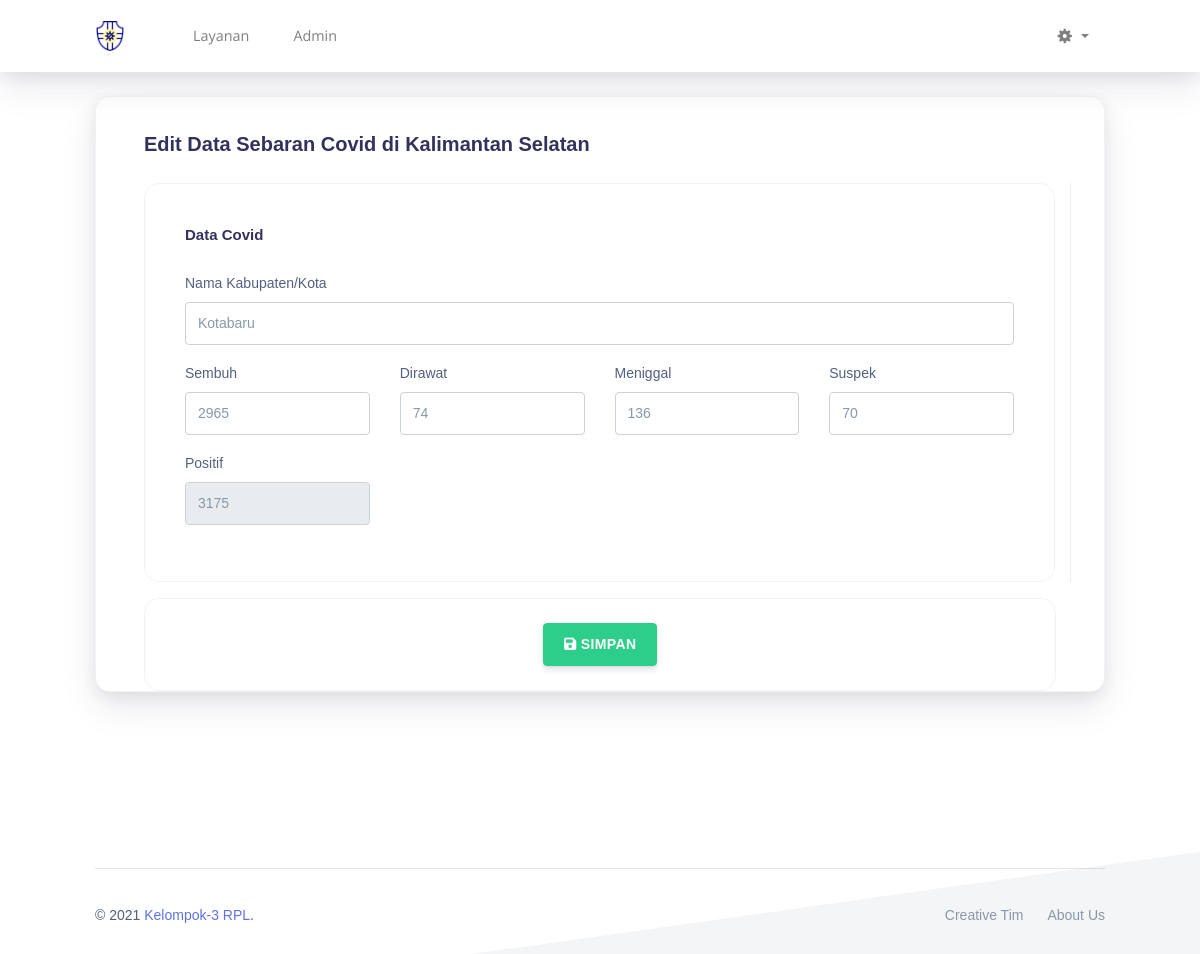
/DataKasusCovid-19/data_covid_form.php?id=1 (signed in), run on the app's committed database.
### tables this page shows
CREATE TABLE IF NOT EXISTS `data_covid` (
  `id` int(11) unsigned NOT NULL AUTO_INCREMENT,
  `nama_kabupaten_kota` varchar(50) DEFAULT NULL,
  `positif` int(11) DEFAULT NULL,
  `sembuh` int(11) DEFAULT NULL,
  `dirawat` int(11) DEFAULT NULL,
  `meninggal` int(11) DEFAULT NULL,
  `suspek` int(11) DEFAULT NULL,
  `updated_at` timestamp NULL DEFAULT NULL,
  PRIMARY KEY (`id`)
);

### DataKasusCovid-19/data_covid_form.php (the view, shortened to what this page needs)
<?php
require_once("../services/connection.php");
?>
<!DOCTYPE html>
<html lang="en">
<head>
    <link href="https://use.fontawesome.com/releases/v5.0.6/css/all.css" rel="stylesheet">
    <link href="../vendors/argon-design-system-master/assets/css/nucleo-icons.css" rel="stylesheet" />
    <link href="../vendors/argon-design-system-master/assets/css/nucleo-svg.css" rel="stylesheet" />
    <link href="../vendors/argon-design-system-master/assets/css/font-awesome.css" rel="stylesheet" />
    <link href="../vendors/argon-design-system-master/assets/css/nucleo-svg.css" rel="stylesheet" />
    <link href="../vendors/argon-design-system-master/assets/css/argon-design-system.css?v=1.2.2" rel="stylesheet" />
    <link rel="stylesheet" href="./style/data_covid_style.css">
</head>
<body class="index-page">
    <nav id="navbar-main" class="navbar navbar-main navbar-expand-lg bg-white navbar-light position-sticky top-0 shadow py-2">
        <div class="container">
            <a class="navbar-brand mr-lg-5" href="../index.php">
                <img src="../assets/img/logo_ color.png">
            </a>
            <div class="navbar-collapse collapse" id="navbar_global">
                <ul class="navbar-nav navbar-nav-hover align-items-lg-center">
                    <li class="nav-item dropdown">
                        <a href="#" class="nav-link" data-toggle="dropdown" href="#" role="button">
                            <span class="nav-link-inner--text">Layanan</span>
                        </a>
                    </li>
                    <?php
                    if (isset($_SESSION['login_user'])) {
                        if ($_SESSION['level_user'] == 'admin') {
                    ?>
                            <li class="nav-item dropdown">
                                <a href="#" class="nav-link" data-toggle="dropdown" href="#" role="button">
                                    <span class="nav-link-inner--text">Admin</span>
                                </a>
                            </li>
                    <?php
                        }
                    }
                    ?>
                </ul>
                <ul class="navbar-nav align-items-lg-center ml-lg-auto">
                    <?php
                    if (isset($_SESSION['login_user'])) {
                    ?>
                        <li class="nav-item dropdown">
                            <a class="nav-link dropdown-toggle nav-link-icon" href="javascript:;" id="nav-inner-success_dropdown_1" role="button" data-toggle="dropdown" aria-haspopup="true" aria-expanded="false">
                                <i class="ni ni-settings-gear-65"></i>
                            </a>
                        </li>
                    <?php
                    }
                    ?>
                </ul>
            </div>
        </div>
    </nav>
    <div class="wrapper">
        <div class="section pt-4">
            <div class="container">
                <div class="card shadow">
                    <div class="px-5 pt-2">
                        <?php
                        if (isset($_GET['id'])) {
                            $stmt = $pdo_conn->prepare("select * FROM data_covid where id='" . $_GET["id"] . "'");
                            $stmt->execute();
                            $result = $stmt->fetchAll();
                        ?>
                            <div class="row justify-content-center">
                                <div class="col">
                                    <div class="card bg-transparent no-shadow mb-0">
                                        <div class="card-body bg-transparent px-0">
                                            <h2 class="h2 card-title mb-0">Edit Data Sebaran Covid di Kalimantan Selatan</h2>
                                        </div>
                                    </div>
                                </div>
                            </div>
                            <form name="frmUpdt" method="POST" action="./services/update.php?id=<?php echo $_GET['id']; ?>" id="UpdateDataCov">
                                <div class="row mb-3">
                                    <div class="col-md-12 border-right">
                                        <div class="card bg-transparent mb-0">
                                            <div class="card-body bg-transparent">
                                                <div class="p-3 pb-2">
                                                    <div class="d-flex justify-content-between align-items-center mb-3">
                                                        <h4 class="text-right">Data Covid</h4>
                                                    </div>
                                                    <div class="row mt-2">
                                                        <div class="col-md-12"><label class="labels  mb-2">Nama Kabupaten/Kota</label><input type="text" class="form-control" placeholder="Nama Kabupaten/Kota" value="<?php echo $result[0]['nama_kabupaten_kota']; ?>" name="nama" required></div>
                                                    </div>
                                                    <div class="row mt-3">
                                                        <div class="col-md-3 mb-3"><label class="labels">Sembuh</label><input type="text" class="form-control editInput" id="edit1" value="<?php echo $result[0]['sembuh']; ?>" placeholder="" name="sembuh" required=""></div>
                                                        <div class="col-md-3 mb-3"><label class="labels">Dirawat</label><input type="text" class="form-control editInput" id="edit2" value="<?php echo $result[0]['dirawat']; ?>" placeholder="" name="dirawat" required=""></div>
                                                        <div class="col-md-3 mb-3"><label class="labels">Meniggal</label><input type="text" class="form-control editInput" id="edit3" value="<?php echo $result[0]['meninggal']; ?>" placeholder="" name="meninggal" required=""></div>
                                                        <div class="col-md-3 mb-3"><label class="labels">Suspek</label><input type="text" class="form-control editInput" value="<?php echo $result[0]['suspek']; ?>" placeholder="" name="suspek" required=""></div>
                                                        <div class="col-md-3 mb-3"><label class="labels">Positif</label><input type="text" class="form-control fixedEditInput" placeholder="" name="positif" required="" readonly></div>
                                                    </div>
                                                </div>
                                            </div>
                                        </div>
                                    </div>
                                </div>
                                <div class="row">
                                    <div class="col-md-12">
                                        <div class="card bg-transparent mb-0">
                                            <div class="card-body bg-transparent text-center">
                                                <button class="btn btn-success profile-button" name="update_data_covid" type="submit" form="UpdateDataCov" value="update_data_covid"><i class="fas fa-save"></i> Simpan</button>
                                            </div>
                                        </div>
                                    </div>
                                </div>
                            </form>
                        <?php
                        }
                        ?>
                    </div>
                </div>
            </div>
        </div>
    </div>
    <footer class="footer has-cards">
        <div class="container">
            <hr>
            <div class="row align-items-center justify-content-md-between">
                <div class="col-md-6">
                    <div class="copyright">
                        &copy; 2021 <a href="" target="_blank">Kelompok-3 RPL</a>.
                    </div>
                </div>
                <div class="col-md-6">
                    <ul class="nav nav-footer justify-content-end">
                        <li class="nav-item">
                            <a href="" class="nav-link" target="_blank">Creative Tim</a>
                        </li>
                        <li class="nav-item">
                            <a href="" class="nav-link" target="_blank">About Us</a>
                        </li>
                    </ul>
                </div>
            </div>
        </div>
    </footer>
</body>
</html>

### DataKasusCovid-19/style/data_covid_style.css (style rules this page uses)
* { margin: 0; padding: 0; }
:root { --blueLight: #192ea5; --blue: #00137a; --darkenBlue: #000d69; --buttonColor: #ff396f; --text1: #535461; --text2: #fdfdfd; --bg1: #fafafa; --card1: #fafafa; --card2: #fff; --bs-primary-rgb: 13, 110, 253; --bs-secondary-rgb: 108, 117, 125; --bs-success-rgb: 0, 175, 29; --bs-info-rgb: 13, 202, 240; --bs-warning-rgb: 255, 127, 7; --bs-danger-rgb: 220, 53, 69; --bs-light-rgb: 248, 249, 250; --bs-dark-rgb: 33, 37, 41; --bs-white-rgb: 255, 255, 255; }
html { scroll-behavior: smooth; }
body { font-family: "Suisse Int'l", Arial, Helvetica, sans-serif; display: flex; flex-direction: column; align-items: stretch; justify-content: center; background-color: #ffffff; font-size: 1em; }
h1, h2, h3, h4, h5, h6, .h1, .h2, .h3, .h4, .h5, .h6 { font-family: inherit; font-weight: 600; line-height: 1.5; margin-bottom: 0.5rem; }
h2, .h2 { font-size: 1.25rem; }
h4, .h4 { font-size: 0.9375rem; }
.card { border-radius: 15px; }
.no-shadow { border: 0; }

### data on the page
data_covid: nama "Kotabaru", sembuh "2965", dirawat "74", meninggal "136", suspek "70"
